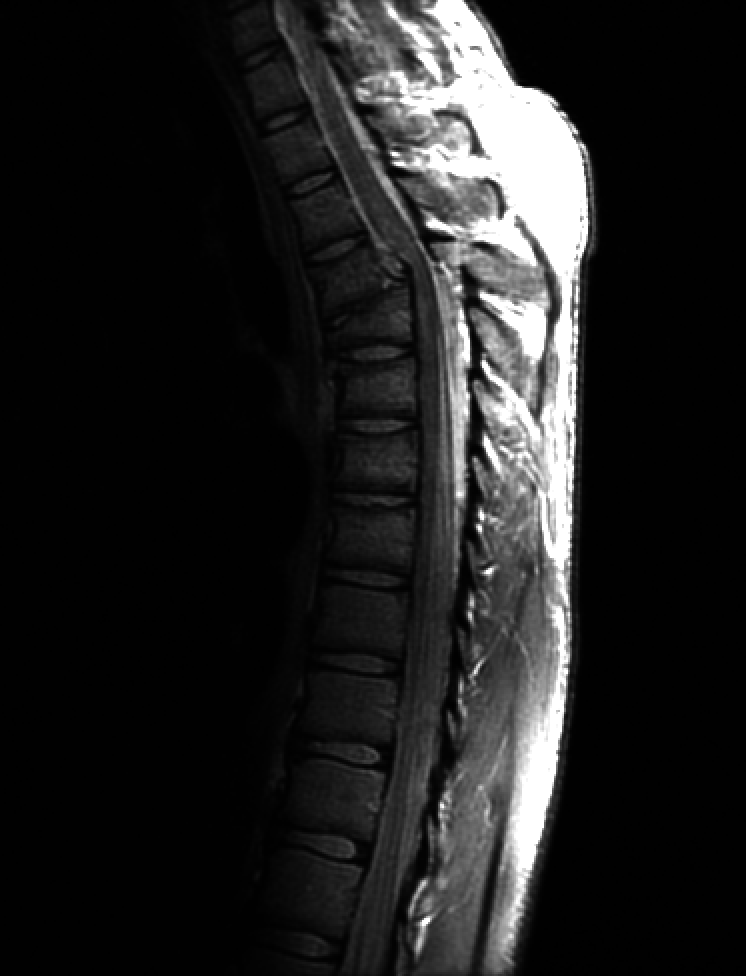
//> input picture 01image_enhance/fractured_spine.tif, 746 x 976 px
$ ./GammaTransform   (built with g++ and OpenCV 4)
//> lines starting //> are read from the running program, lines starting //| are printed output that depends on the picture
#include <iostream>
#include <opencv2/opencv.hpp>
#include <opencv2/highgui.hpp>
#include <opencv2/imgproc.hpp>

using namespace std;
using namespace cv;

//拼接图像，以便在一个窗口显示
void MergeImg(Mat& dst, Mat& src1, Mat& src2)
{
	int rows = max(src1.rows, src2.rows);
	int cols = src1.cols + 5 + src2.cols;
	CV_Assert(src1.type() == src2.type());
	dst.create(rows, cols, src1.type());
	src1.copyTo(dst(Rect(0, 0, src1.cols, src1.rows)));
	src2.copyTo(dst(Rect(src1.cols + 5, 0, src2.cols, src2.rows)));
}

int main(int argc, char** argv[])
{
	//转换成灰度图读入
	Mat srcImage = imread("./fractured_spine.tif", IMREAD_GRAYSCALE);
//> srcImage is the input picture: 976 rows x 746 cols, CV_8UC1; min 0, max 255, mean 32.6
	if (srcImage.empty())
	{
		cout << "Error: 打开图片失败,请检查!" << endl;
		return -1;
	}

	Mat tempImage, dstImage;

	//输入的灰度值范围压缩为[0, 1]
	srcImage.convertTo(tempImage, CV_64F, 1.0 / 255, 0);

	//伽马变换
	double gamma = 0.6;  //0.3、0.6、0.9
	pow(tempImage, gamma, dstImage);

	//灰度值范围恢复到[0, 255]
	dstImage.convertTo(dstImage, CV_8U, 255, 0);

	namedWindow("原始图像", WINDOW_AUTOSIZE);
	imshow("原始图像", srcImage);
	namedWindow("伽马变换图像增强效果", WINDOW_AUTOSIZE);
	imshow("伽马变换图像增强效果", dstImage);
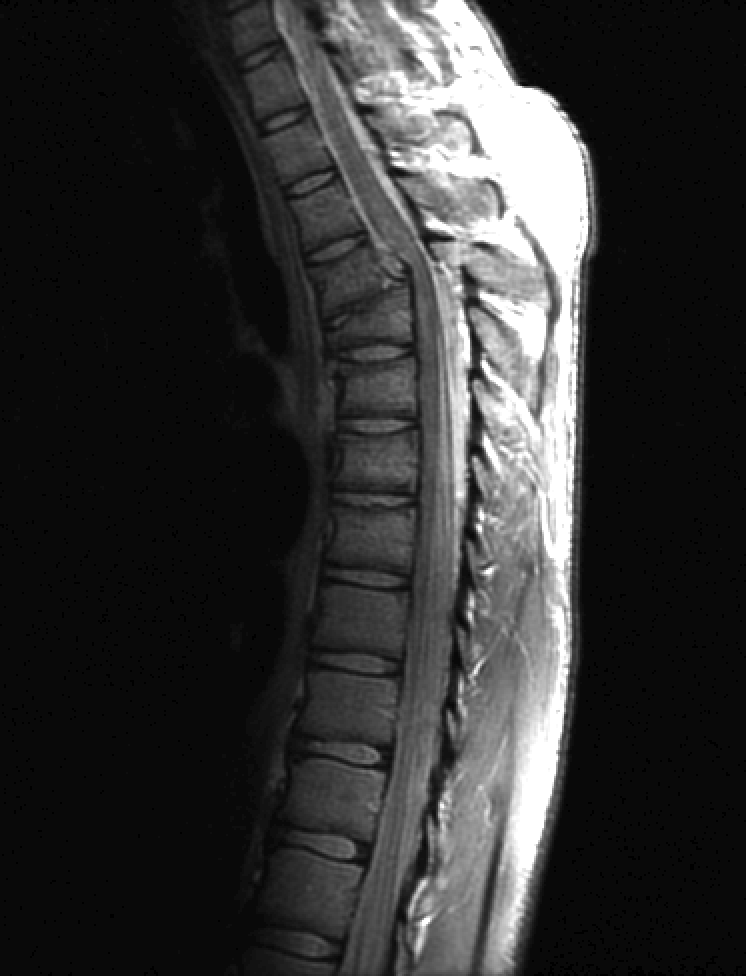
//> window '伽马变换图像增强效果': 976 rows x 746 cols, CV_8UC1; min 0, max 255, mean 50.1


	//在一个窗口显示两幅图像
	Mat showImg;
	MergeImg(showImg, srcImage, dstImage);  //拼接图像
//> in MergeImg, `src1.copyTo(dst(Rect(0, 0, src1.cols, src1.rows)));`:
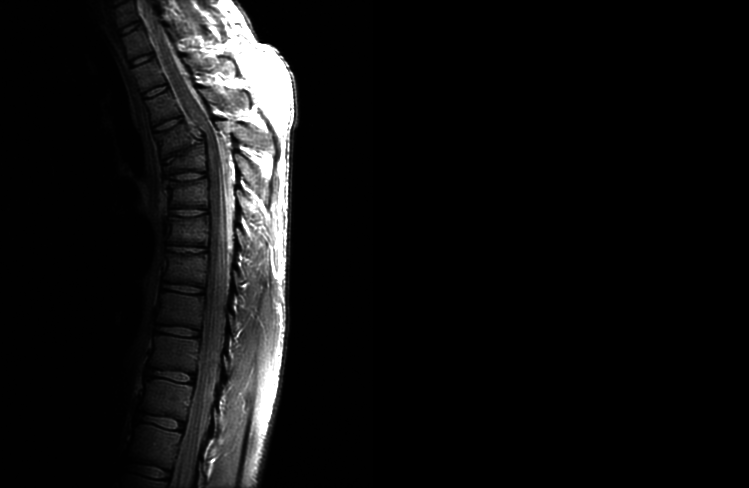
//> dst: 976 rows x 1497 cols, CV_8UC1 (shown at 1/2 size); min 0, max 255, mean 16.3
//> in MergeImg, `src2.copyTo(dst(Rect(src1.cols + 5, 0, src2.cols, src2.rows)));`:
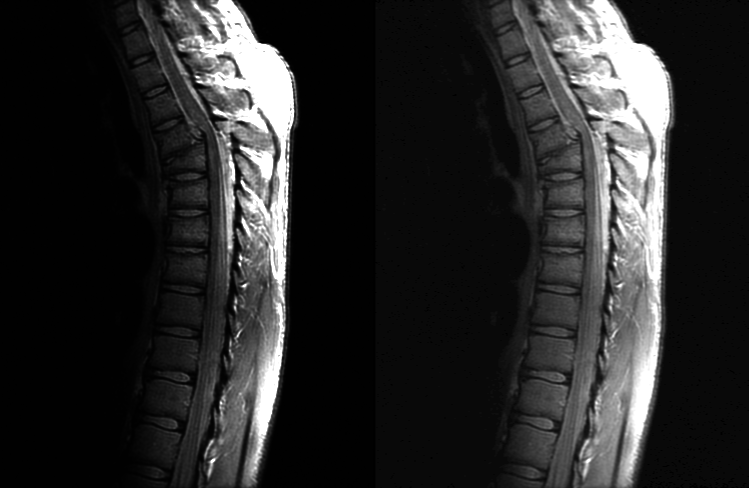
//> dst: 976 rows x 1497 cols, CV_8UC1 (shown at 1/2 size); min 0, max 255, mean 41.2

	waitKey(0);
	destroyAllWindows();

	return 0;
}
